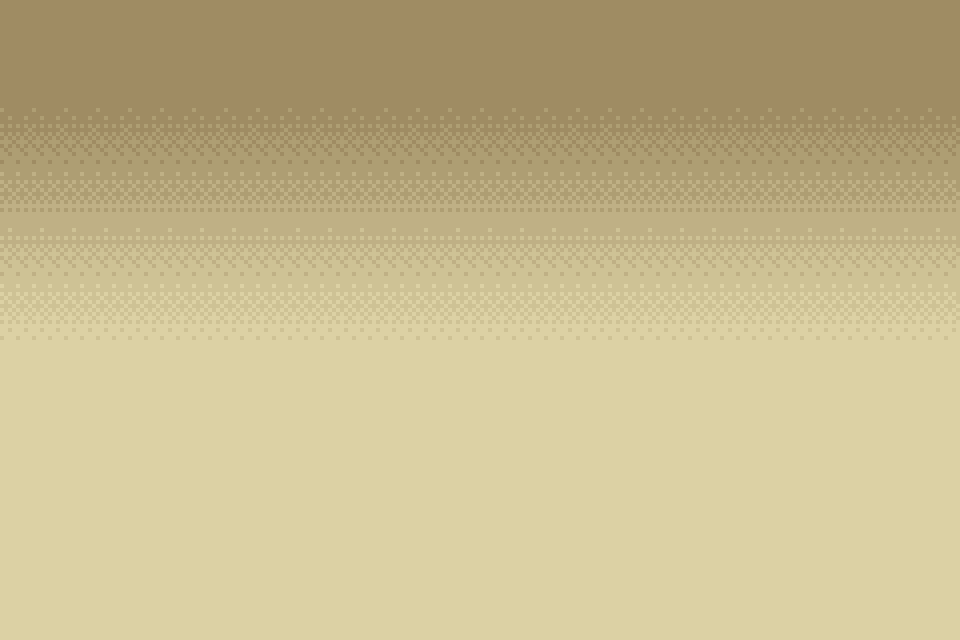

Tiled map render using the project's own tile images. Description and the map definition, with tile-layer contents summarised, below:
An orthogonal 30x20 tile map with 32x32 px tiles, 1 tile layer (Fondo).

<map version="1.0" orientation="orthogonal" renderorder="right-down" width="30" height="20" tilewidth="32" tileheight="32" nextobjectid="1">
 <tileset firstgid="1" name="fondo" tilewidth="32" tileheight="32">
  <image source="../Resources/fondo.png" width="32" height="320" />
 </tileset>
 <layer name="Fondo" width="30" height="20">
  <data>[600 cells, 600 non-empty, 10 distinct tile ids]</data>
 </layer>
</map>
